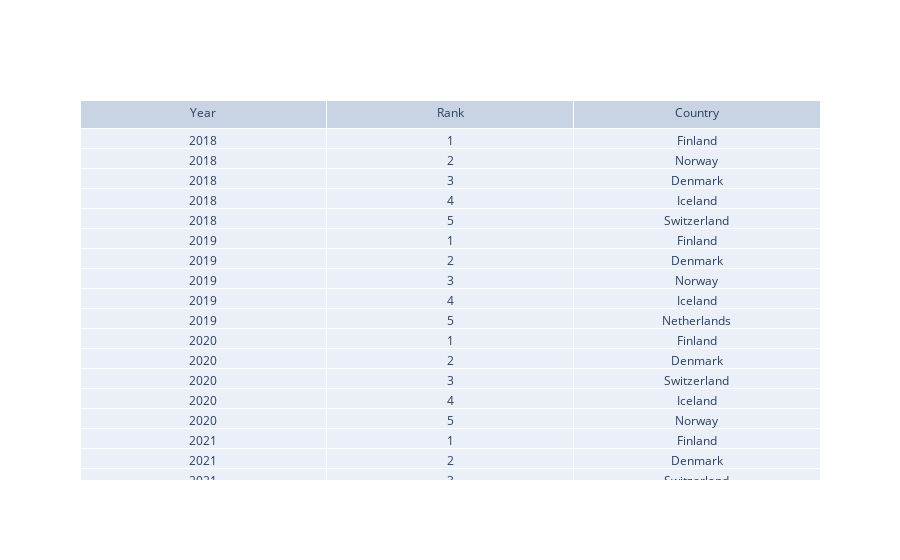

The code cell stored with this chart in its notebook:
### Code cell
import plotly.graph_objects as go

# Prepare data for the plotly table
top5_table = go.Figure(data=[go.Table(
    header=dict(values=["Year", "Rank", "Country"]),
    cells=dict(values=[df_top5_by_year['year'], df_top5_by_year['rank'], df_top5_by_year['country']])
)])

# Show the table
top5_table.show()

### Figure 1 — Plotly figure (JSON) as saved in the notebook; plotly's stock layout.template omitted (floating-point values rounded to 4 significant figures)
{"data": [{"cells": {"values": [[2018, 2018, 2018, 2018, 2018, 2019, 2019, 2019, 2019, 2019, 2020, 2020, 2020, 2020, 2020, 2021, 2021, 2021, 2021, 2021, 2022, 2022, 2022, 2022, 2022], [1, 2, 3, 4, 5, 1, 2, 3, 4, 5, 1, 2, 3, 4, 5, 1, 2, 3, 4, 5, 1, 2, 3, 4, 5], ["Finland", "Norway", "Denmark", "Iceland", "Switzerland", "Finland", "Denmark", "Norway", "Iceland", "Netherlands", "Finland", "Denmark", "Switzerland", "Iceland", "Norway", "Finland", "Denmark", "Switzerland", "Iceland", "Netherlands", "Finland", "Denmark", "Iceland", "Switzerland", "Netherlands"]]}, "header": {"values": ["Year", "Rank", "Country"]}, "type": "table"}], "layout": {"autosize": true}}
